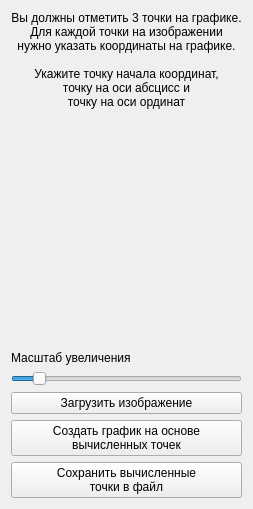
<?xml version="1.0" encoding="UTF-8"?>
<ui version="4.0">
 <class>Widget</class>
 <widget class="QWidget" name="Widget">
  <property name="geometry">
   <rect>
    <x>0</x>
    <y>0</y>
    <width>250</width>
    <height>500</height>
   </rect>
  </property>
  <property name="sizePolicy">
   <sizepolicy hsizetype="Fixed" vsizetype="Preferred">
    <horstretch>0</horstretch>
    <verstretch>0</verstretch>
   </sizepolicy>
  </property>
  <property name="maximumSize">
   <size>
    <width>250</width>
    <height>16777215</height>
   </size>
  </property>
  <property name="windowTitle">
   <string>Widget</string>
  </property>
  <layout class="QVBoxLayout" name="verticalLayout_2">
   <item>
    <spacer name="verticalSpacer_2">
     <property name="orientation">
      <enum>Qt::Vertical</enum>
     </property>
     <property name="sizeHint" stdset="0">
      <size>
       <width>20</width>
       <height>40</height>
      </size>
     </property>
    </spacer>
   </item>
   <item>
    <widget class="QLabel" name="label_2">
     <property name="text">
      <string>Вы должны отметить 3 точки на графике.
Для каждой точки на изображении
нужно указать координаты на графике.

Укажите точку начала координат,
точку на оси абсцисс и
точку на оси ординат</string>
     </property>
     <property name="alignment">
      <set>Qt::AlignCenter</set>
     </property>
    </widget>
   </item>
   <item>
    <widget class="QWidget" name="magnifierWidget" native="true">
     <property name="sizePolicy">
      <sizepolicy hsizetype="Fixed" vsizetype="Fixed">
       <horstretch>0</horstretch>
       <verstretch>0</verstretch>
      </sizepolicy>
     </property>
     <property name="minimumSize">
      <size>
       <width>230</width>
       <height>230</height>
      </size>
     </property>
    </widget>
   </item>
   <item>
    <widget class="QLabel" name="label">
     <property name="text">
      <string>Масштаб увеличения</string>
     </property>
    </widget>
   </item>
   <item>
    <widget class="QSlider" name="scaleSlider">
     <property name="minimum">
      <number>29</number>
     </property>
     <property name="maximum">
      <number>259</number>
     </property>
     <property name="singleStep">
      <number>20</number>
     </property>
     <property name="pageStep">
      <number>50</number>
     </property>
     <property name="value">
      <number>51</number>
     </property>
     <property name="orientation">
      <enum>Qt::Horizontal</enum>
     </property>
    </widget>
   </item>
   <item>
    <widget class="QPushButton" name="loadButton">
     <property name="text">
      <string>Загрузить изображение</string>
     </property>
    </widget>
   </item>
   <item>
    <widget class="QPushButton" name="createButton">
     <property name="text">
      <string>Создать график на основе
вычисленных точек</string>
     </property>
    </widget>
   </item>
   <item>
    <widget class="QPushButton" name="saveButton">
     <property name="text">
      <string>Сохранить вычисленные
точки в файл</string>
     </property>
    </widget>
   </item>
  </layout>
 </widget>
 <resources/>
 <connections/>
</ui>
